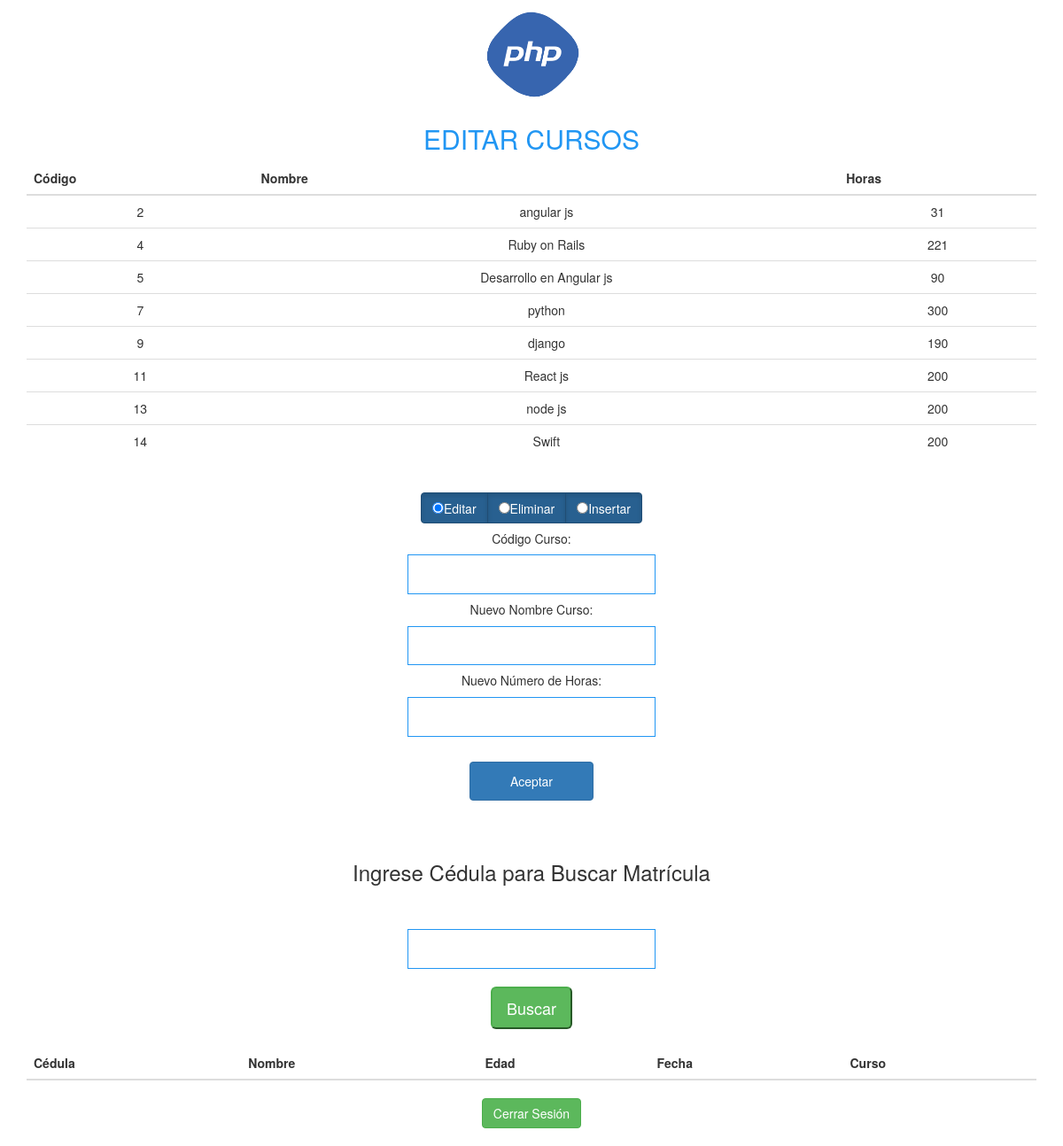
The app's page /Controller/ctrlEditCourse.php (signed in) with its own data.
### tables this page shows
CREATE TABLE `tblcursos` (
  `codigo_curso` int(11) NOT NULL,
  `titulo_curso` varchar(40) NOT NULL,
  `nhoras_curso` int(11) NOT NULL
);

### Models/clseditCourse.php (called while the page is built, shortened)
<?php
	function getcursos($con)
	{
	  $sql="call tablaCursos";
	 $consulta=$con->query($sql);
	while ($fila=$consulta->fetch_array())
	{
		$cursos[]=$fila;
	}
	 return $cursos;
	}
 ?>

### Views/editCourse.php (the view, shortened to what this page needs)
<!DOCTYPE html>
<html lang="en">
<head>
	<link rel="stylesheet" href="https://maxcdn.bootstrapcdn.com/bootstrap/3.3.5/css/bootstrap.min.css">
	<link rel="stylesheet" href="../css/normalize.css">
	<link rel="stylesheet" href="../css/editcourses.css">
	</head>
	<body>
	<form action="../Controller/ctrlEditCourse.php" method="POST" name="reg" class="reg">
    <img src="../img/me.png" id="yo"/>
      <h2>editar cursos</h2>
  <div class="container">
  <table class="table table-hover">
    <thead>
      <tr>
        <th>Código</th>
        <th>Nombre</th>
        <th>Horas</th>
      </tr>
    </thead>
    <tbody>
    	<?php
		foreach($cursos as $fila )
		 {
		  echo "<tr>";
			echo "<td>".$fila['codigo_curso']."</td>";
			echo "<td>".$fila['titulo_curso']."</td>";
			echo "<td>".$fila['nhoras_curso']."</td>";
			echo "</tr>";
		 }
		 ?>
    </tbody>
  </table>
</div>
   <br>
  <div class="btn-group">
 <label class="btn btn-primary active">
  <input type="radio" name="opcion" id="edit" value="edit" checked>Editar
  </label>
   <label class="btn btn-primary active">
  <input type="radio" name="opcion" id="delete" value="delete">Eliminar
  </label>
  <label class="btn btn-primary active">
  <input type="radio" name="opcion" id="insert" value="insert">Insertar
  </label>
</div>
  <br>
    <div class="question">
  <h5 id="titulo">Código Curso:</h5>
    <input type="text" name="codcurso" id="codcurso" class="inputs"
    onkeypress="return numeros(event)" required/>
  </div>
    <div class="question">
   <h5>Nuevo Nombre Curso:</h5>
    <input type="text" name="nombre" id="namecourse" class="inputs" required/>
  </div>
   <h5>Nuevo Número de Horas:</h5>
    <input type="text" name="horas" id="hours" class="inputs"
    onkeypress="return numeros(event)" required/>
  <br>
  <div class="margin">
<input type="submit" name="aceptar" value="Aceptar" class="btn btn-primary">
</div>
</form>
<br>
<form action="../Controller/ctrlEditCourse.php" method="POST"
     name="reg" class="reg">
     <h3>Ingrese Cédula para Buscar Matrícula</h3>
    <br>
    <br>
    <input type="text" name="cedula" class="inputs"
    onkeypress="return numeros(event)" required/>
    <br>
    <br>
    <input type="submit" name="btnbuscar" class="btn-lg btn-success"
    value="Buscar">
    <br>
    <br>
    </form>
    <div class="container">
  <table class="table table-hover">
    <thead>
      <tr>
        <th>Cédula</th>
        <th>Nombre</th>
        <th>Edad</th>
        <th>Fecha</th>
        <th>Curso</th>
      </tr>
    </thead>
  </table>
</div>
 <form action="../Controller/ctrlEditCourse.php" method="POST"
     name="reg" class="reg">
    <input type="submit" name="inicio" class="btn btn-success btn-outline"
    value="Cerrar Sesión">
    <br>
    <br>
    </form>
</body>
</html>

### Controller/ctrlEditCourse.php (shortened to what this page needs)
<?php
	$con=conectar();
	require '../Models/clseditCourse.php';
	if (isset($_POST['aceptar']))
	{
		$codcurso=$_POST['codcurso'];
		$nombre=$_POST['nombre'];
		$horas=$_POST['horas'];
		$opcion=$_POST['opcion'];
		if ($opcion=="insert")
			{
			   $con=conectar();
			   insertarCurso($con,$codcurso,$nombre,$horas);
			}
		elseif (validarCodigo($con,$codcurso))
		{
			if ($opcion=='edit')
			{
			$con=conectar();
			actualizarCurso($con,$codcurso,$nombre,$horas);
			}
			else
			{
				$con=conectar();
				eliminarCurso($con,$codcurso);
			}
		}
		else
		{
		header("Location:../Controller/ctrlEditCourse.php?Mensaje=Este código no existe");
		}
	}
	else
	{
		$cursos=getcursos($con);
		require '../Views/editCourse.php';
	}
 ?>

### css/editcourses.css (style rules this page uses)
form { text-align: center; }
img { width: 130px; height: 120px; border-radius: 50%; }
h2 { text-transform: uppercase; color: #2196F3; }
.inputs { width: 20em; height: 3.2em; border: 1px solid #2196F3; }
.margin { margin: 2em 2em; }
.margin input { width: 10em; height: 3.2em; }

### records on screen
tblcursos: codigo_curso "2", titulo_curso "angular js", nhoras_curso "31"
tblcursos: codigo_curso "4", titulo_curso "Ruby on Rails", nhoras_curso "221"
tblcursos: codigo_curso "5", titulo_curso "Desarrollo en Angular js", nhoras_curso "90"
tblcursos: codigo_curso "7", titulo_curso "python", nhoras_curso "300"
tblcursos: codigo_curso "9", titulo_curso "django", nhoras_curso "190"
tblcursos: codigo_curso "11", titulo_curso "React js", nhoras_curso "200"
tblcursos: codigo_curso "13", titulo_curso "node js", nhoras_curso "200"
tblcursos: codigo_curso "14", titulo_curso "Swift", nhoras_curso "200"
